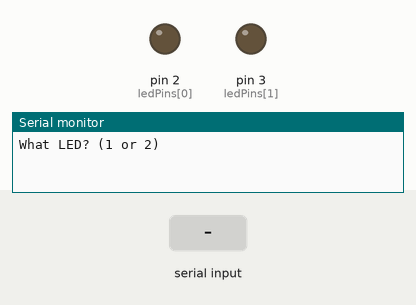
A sketch run on a simulated Arduino Uno, built with avr-gcc and run on an emulated ATmega328P. On the bench: output pins drawn as LEDs (lit = HIGH), the last lines printed to the serial monitor. Dashed ring = blinking. The inputs (shaded band) are chosen by the test bench.

Above: at 1.2 s.
1.3 s: "90,45\n" received over Serial
2.8 s: "1\n" received over Serial
4.3 s: "30,150\n" received over Serial
At 5.18 s:
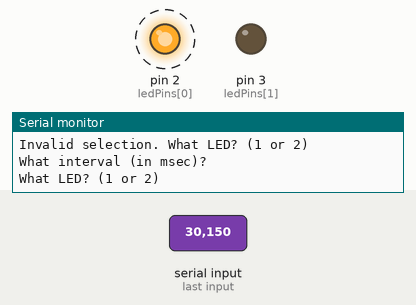
Timing chart, 0 to 13.3 s (numbered marks = the images above; inputs shaded):
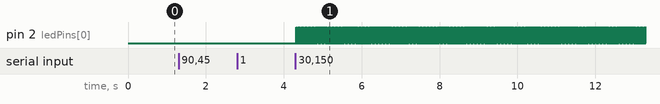

Measured:
- after the input at 4.3 s, pin 2 (ledPins[0]): alternates HIGH for 0.02 s and LOW for 0.02 s, starting at once

The sketch:

311Proj1.ino
```cpp
const int ledPins[2] = {2, 3};
unsigned long blinkDuration[2] = {0, 0};
unsigned long lastUpdate[2] = {0, 0};
int currentOut[2] = {LOW, LOW};

char rxBuffer[24];
int rxIndex = 0;
int targetLed = 0;
int promptStage = 0;

void setup() {
  for (int i = 0; i < 2; i++) {
    pinMode(ledPins[i], OUTPUT);
    digitalWrite(ledPins[i], LOW);
  }

  Serial.begin(9600);
  Serial.println("What LED? (1 or 2)");
}

void updateLeds(unsigned long now) {
  for (int i = 0; i < 2; i++) {
    if (blinkDuration[i] > 0 && (now - lastUpdate[i] >= blinkDuration[i])) {
      lastUpdate[i] = now;
      currentOut[i] = (currentOut[i] == LOW) ? HIGH : LOW;
      digitalWrite(ledPins[i], currentOut[i]);
    }
  }
}

void processCommand(long parsedVal, unsigned long now) {
  if (promptStage == 0) {
    if (parsedVal == 1 || parsedVal == 2) {
      targetLed = parsedVal - 1;
      promptStage = 1;
      Serial.println("What interval (in msec)?");
    } else {
      Serial.println("Invalid selection. What LED? (1 or 2)");
    }
  } else {
    if (parsedVal > 0) {
      unsigned long halfTime = parsedVal / 2;
      if (halfTime == 0) {
        halfTime = 1;
      }

      blinkDuration[targetLed] = halfTime;
      lastUpdate[targetLed] = now;
      currentOut[targetLed] = LOW;
      digitalWrite(ledPins[targetLed], LOW);

      promptStage = 0;
      Serial.println("What LED? (1 or 2)");
    } else {
      Serial.println("Invalid time. What interval (in msec)?");
    }
  }
}

void loop() {
  unsigned long now = millis();
  updateLeds(now);

  while (Serial.available() > 0) {
    char incoming = Serial.read();

    if (incoming == '\n' || incoming == '\r') {
      if (rxIndex > 0) {
        rxBuffer[rxIndex] = '\0';
        long parsedVal = atol(rxBuffer);
        rxIndex = 0;
        processCommand(parsedVal, now);
      }
    } else if (rxIndex < (int)sizeof(rxBuffer) - 1) {
      rxBuffer[rxIndex++] = incoming;
    }
  }
}
```
